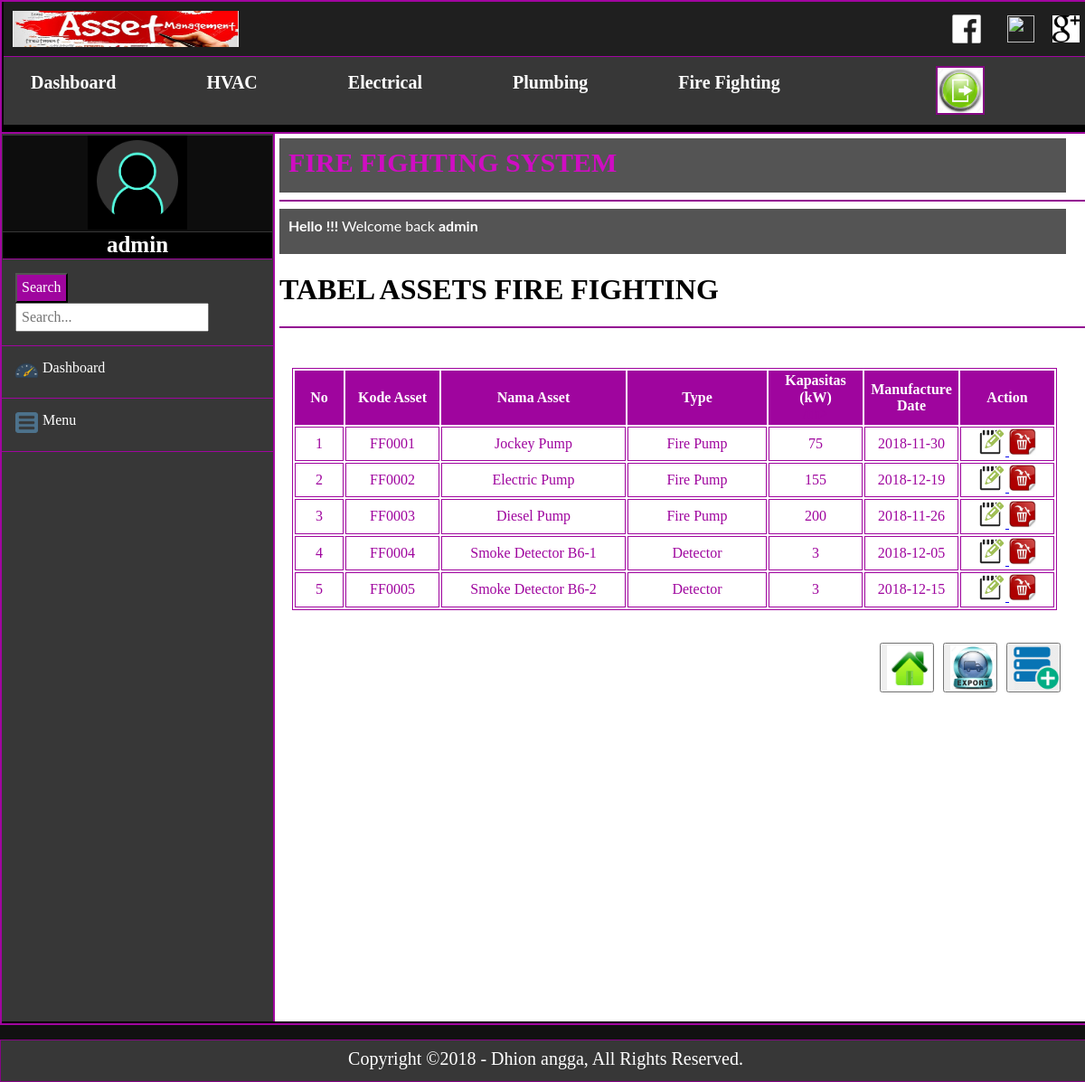
Page /dashboardfire.php (signed in) on the committed database.
### tables this page shows
CREATE TABLE `fire` (
  `id` int(50) NOT NULL,
  `kode_asset` varchar(50) DEFAULT NULL,
  `nama_asset` varchar(50) DEFAULT NULL,
  `type` varchar(20) DEFAULT NULL,
  `kapasitas` float DEFAULT NULL,
  `tanggal` date NOT NULL
);

### dashboardfire.php (the view, shortened to what this page needs)
<?php
  include '../UAS/koneksi.php';
if(!isset($_SESSION['username'])) {
   header('location:login.php');
} else {
   $username = $_SESSION['username'];
}
?>
<!doctype html>
<html>
<head>
		<link rel="stylesheet" href="css/crudcss.css">
	<link rel="stylesheet" href="css/reset/normalize.css">
</head>
<body>
<div class="container">
  <div class="navlogo">
	  <li style="margin-top: 10px; margin-left: 10px"><img src="assets/ass2.JPG" width="250px" height="40px"> </li>
	  <li style="float: right; margin-right: 10px; margin-top: 15px"><a href="https://plus.google.com/share?url=dashboard.php" target="_blank"><img src="assets/google-plus-logo-symbol_318-54556.jpg" width="30px" height="30px"></a></li>
	  <li style="float: right; margin-right: 10px; margin-top: 15px"><a href="http://www.twitter.com/share?url=dashboard.php" target="_blank"><img src="assets/twitter_PNG15.png" width="30px" height="30px"></a></li>
	  <li style="float: right; margin-right: 10px; margin-top: 5px"><a href="http://www.facebook.com/sharer.php?u=dashboard.php" target="_blank"><img src="assets/face.png" width="50px" height="50px"></a></li>
  </div>
  <div class="nav">
	  <ul class="main-nav">
		<li style="margin-left: 30px"><a href="dashboard.php"><h2>Dashboard</h2></a></li>
        <li><a href="dashboardhvac.php"><h2>HVAC</h2></a></li>
		<li><a href="dashboardelectric.php"><h2>Electrical</h2></a></li>
        <li><a href="dashboardplumbing.php"><h2>Plumbing</h2></a></li>
        <li><a href="dashboardfire.php"><h2>Fire Fighting</h2></a></li>
        <li style="float: right; margin-top: 10px; margin-right: 15px"><a href="logout.php"><img src="assets/logout.jpg" width="50" height="50" style="border-color:#840683; border-width: 2px; border-style: solid"></a>
        </li>
      </ul>
  </div>
	<div class="kirisidebar">
	<div class="user-section">
    <div class="user-section-inner">
       <center><img src="assets/User_Avatar_2.png" width="90" height="90"></center>
          </div>
    <div class="user-info"><strong><?php echo $username;?></strong>
		</div>
       </div>
	<div class="dashcari">
		<form action="prosescarifire.php" method="post">
    <input type="submit" id="searchbutton" value="Search" name="Search" class="formbutton" style="background: #9F059E; color: white; padding: 5px" />
	<input type="text" id="searchquery" width="170px" name="keyword" placeholder="Search..." / style="padding: 5px">
		</form></div>
			<div class="dashmenu"><div class="gm"><img src="assets/dashboard.png" width="25px" height="23"></div>
		    <div class="am" ><a href="dashboard.php"> Dashboard</a></div></div>
	<div class="dropdown">
		<div class="mainmenubtn"><div class="gm"><img src="assets/menu.png" width="25px" height="23"></div>
		<div class="am"><a href="">Menu</a></div></div>
	</div>
	  </div>
	<div class="kanansidebar">
	<div class="headerkanan" ><strong>FIRE FIGHTING SYSTEM</strong></div>
	<hr color=#930892>
	<div class="userinfo" style="font-family:lato"><strong>Hello !!!</strong> Welcome back <strong>
		<?php echo $username;?></strong></div>
		<h1>TABEL ASSETS FIRE FIGHTING</h1><hr color="#930892"><br>
		<div class="contentcrud"><br>
		 <table border="1" bordercolor="#9F059E" style="margin: 0 auto; color:#9F059E ; border-style: solid">
      <tr>
     <th width="50px" bgcolor="#9F059E"><center><font color="white">No</font></center></th>
     <th width="100px" bgcolor="#9F059E"><center><font color="white">Kode Asset</font></center></th>
     <th width="200px" bgcolor="#9F059E"><center><font color="white">Nama Asset</font></center></th>
     <th width="150px" bgcolor="#9F059E"><center><font color="white">Type</font></center></th>
     <th width="100px" bgcolor="#9F059E"><center><font color="white">Kapasitas (kW)</font></center>/th>
	 <th width="100px" bgcolor="#9F059E"><center><font color="white">Manufacture Date</font></center></th>
	 <th width="100px" bgcolor="#9F059E"><center><font color="white">Action</font></center></th>
     </tr>
      <?php
      $query = "SELECT * FROM fire ORDER BY kode_asset ASC";
      $result = mysqli_query($link, $query);
      $no = 1;
      while($data = mysqli_fetch_assoc($result))
      {
        echo "<tr>";
        echo "<td><center>$no</center></td>";
        echo "<td><center>$data[kode_asset]</center></td>";
        echo "<td><center>$data[nama_asset]</center></td>";
        echo "<td><center>$data[type]</center></td>";
		echo "<td><center>$data[kapasitas]</center></td>";
		echo "<td><center>$data[tanggal]</center></td>";
        echo '<td><center>
          <a href="updatefire.php?id='.$data['id'].'"><img src="../UAS/assets/images.png" width="30px" height="30px"></img> </a>
          <a href="hapusfire.php?id='.$data['id'].'"
      		  onclick="return confirm(\'Anda yakin akan menghapus data?\')"><img src="../UAS/assets/Delete_icon.png" width="30px" height="30px"></img></a>
        </center></td>';
        echo "</tr>";
        $no++;
      }
      ?>
    </table>
				<br><br>
			<button type="button" style="width: 60px; height: 55px; float: right; margin-right: 10px;"><a href="tambahfire.php" ><img src="assets/create-icon-png-9.png" width="50px" height="50px"></a></button>
			<button type="button" style="width: 60px; height: 55px; float: right; margin-right: 10px"><a href="excelfire.php"><img src="assets/export.jpg" width="50px" height="50px"></a></button>
			<button type="button" style="width: 60px; height: 55px; float: right; margin-right: 10px"><a href="dashboard.php" ><img src="assets/home.jpg" width="50px" height="50px"></a></button>
		</div>
		</div>
		</div>
		<div class="copyright">Copyright &copy;2018 - Dhion angga, All Rights Reserved.</div>
</body>
</html>

### css/crudcss.css (style rules this page uses)
body { font-family: Baskerville, "Palatino Linotype", Palatino, "Century Schoolbook L", "Times New Roman", "serif"; background:#111111; }
.container { margin: 0 auto; width: 1204px; min-height: 1130px; background: black; border:2px solid #A105A0; }
.kirisidebar { width: 300px; float: left; border-style: solid; border-color:#9F059E; border-right: none; border-left: none; border-bottom: none; border-width: 2px; background: #373737; min-height: 982px; margin-top: 8px; margin-bottom: 20px; }
.kirisidebar a { color: white; }
.kanansidebar { width: 892px; float: right; border-style: solid; border-color: #9F059E; border-width: 2px; border-bottom: none; border-right: none; padding: 5px; margin-bottom: 20px; margin-top: 8px; background: white; min-height: 972px; }
.headerkanan { height: 40px; background-color: #545454; padding: 10px; text-align: left; font-size: 30px; width: 850px; color:#CF0DC2; }
.navlogo { border-bottom: 1px solid #A105A0; height: 60px; margin: 0 auto; width: 1200px; background:#1F1F1F; background-size:auto; }
.navlogo li { float: left; text-decoration: none; margin-left: 10px; height: 50px; display: inline; }
.nav { margin:0 auto; width: 1200px; height: 75px; background:#373737; }
.nav ul { list-style: none; display: inline; }
.nav li { float: left; }
.nav ul li a { display: block; color: white; text-decoration: none; }
.main-nav { width: 1200px; font-family: Baskerville, "Palatino Linotype", Palatino, "Century Schoolbook L", "Times New Roman", "serif"; height: 75px; }
.main-nav li { display: inline; margin-left: 100px; }
.main-nav a { text-decoration: none; color: #FFFFFF; font-size:10pt; display: inline; }
.main-nav a { display: inline; }
.contentcrud { margin: 0 auto; width: 874px; float: left; }
.user-section { background:#0D0D0D; width: 298px; margin: 0 auto; border-bottom: 1px solid #A105A0; }
.user-section-inner { width: 100px; margin: 2px auto; padding: 5px; background: black; }
.user-info { width: 298px; text-align: center; font-size: 25px; color: white; margin:0 auto; background: black; border-top: 1px solid #373737; }
.userinfo { width: 850px; margin: 10 20 10 20; background-color:#545454; height: 30px; text-align: left; padding: 10px; color:white; }
.dashmenu,.dashcari { float: left; width: 270px; text-decoration: none; border-bottom: #9F059E; border-bottom-width: 1px; border-bottom-style: solid; padding: 15px; }
.dashmenu a,.mainmenubtn a { text-decoration: none; }
.gm { width: 30px; float: left; }
.am { width: 240px; float: right; }
.am ,.gm { display: inline; }
.mainmenubtn { cursor: pointer; float: left; width: 270px; border-bottom: #9F059E; border-bottom-width: 1px; border-bottom-style: solid; padding: 15px; }
.dropdown { float: left; position: relative; display: inline-block; width: 290px; }
.copyright { margin: 0 auto; background:#373737; color: white; height: 15px; padding: 15px 0; clear: both; white-space: nowrap; text-align: center; line-height: 10px; font-size: 20px; bottom: -50px; width: 1205px; border:1px solid #860485; }

### rows in the picture
fire: kode_asset "FF0001", nama_asset "Jockey Pump", type "Fire Pump", kapasitas "75", tanggal "2018-11-30"
fire: kode_asset "FF0002", nama_asset "Electric Pump", type "Fire Pump", kapasitas "155", tanggal "2018-12-19"
fire: kode_asset "FF0003", nama_asset "Diesel Pump", type "Fire Pump", kapasitas "200", tanggal "2018-11-26"
fire: kode_asset "FF0004", nama_asset "Smoke Detector B6-1", type "Detector", kapasitas "3", tanggal "2018-12-05"
fire: kode_asset "FF0005", nama_asset "Smoke Detector B6-2", type "Detector", kapasitas "3", tanggal "2018-12-15"

### other values in the picture
$username "admin"
